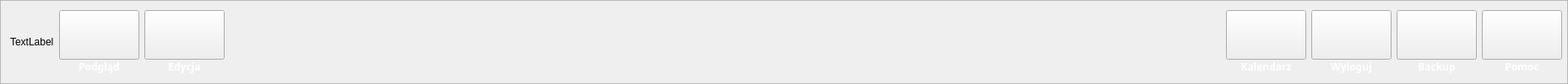
     <widget class="QFrame" name="topFrame">
      <property name="enabled">
       <bool>true</bool>
      </property>
      <property name="sizePolicy">
       <sizepolicy hsizetype="Preferred" vsizetype="Preferred">
        <horstretch>0</horstretch>
        <verstretch>0</verstretch>
       </sizepolicy>
      </property>
      <property name="minimumSize">
       <size>
        <width>0</width>
        <height>0</height>
       </size>
      </property>
      <property name="baseSize">
       <size>
        <width>0</width>
        <height>0</height>
       </size>
      </property>
      <property name="styleSheet">
       <string notr="true">#topFrame {
border: none;
background: qlineargradient(x1: 0, y1: 0, x2: 0, y2: 1,
stop: 0 #a6a6a6, stop: 0.08 #7f7f7f,
stop: 0.39999 #717171, stop: 0.4 #626262,
stop: 0.9 #4c4c4c, stop: 1 #333333);
}

#topFrame QPushButton {
color: #333;
border: 2px solid #555;
border-radius: 11px;
padding: 5px;
background: qradialgradient(cx: 0.3, cy: -0.4,
fx: 0.3, fy: -0.4,
radius: 1.35, stop: 0 #fff, stop: 1 #888);
}

#topFrame QPushButton:hover {
background: qradialgradient(cx: 0.3, cy: -0.4,
fx: 0.3, fy: -0.4,
radius: 1.35, stop: 0 #fff, stop: 1 #bbb);
}

#topFrame QPushButton:pressed {
background: qradialgradient(cx: 0.4, cy: -0.1,
fx: 0.4, fy: -0.1,
radius: 1.35, stop: 0 #fff, stop: 1 #ddd);
}</string>
      </property>
      <property name="frameShape">
       <enum>QFrame::StyledPanel</enum>
      </property>
      <property name="frameShadow">
       <enum>QFrame::Raised</enum>
      </property>
      <layout class="QHBoxLayout" name="horizontalLayout" stretch="0,3,10,10">
       <property name="spacing">
        <number>6</number>
       </property>
       <property name="rightMargin">
        <number>0</number>
       </property>
       <item>
        <widget class="QLabel" name="logo_label">
         <property name="sizePolicy">
          <sizepolicy hsizetype="Minimum" vsizetype="Minimum">
           <horstretch>0</horstretch>
           <verstretch>0</verstretch>
          </sizepolicy>
         </property>
         <property name="text">
          <string>TextLabel</string>
         </property>
        </widget>
       </item>
       <item>
        <layout class="QGridLayout" name="gridLayout" rowstretch="2,0" columnstretch="0,0">
         <property name="sizeConstraint">
          <enum>QLayout::SetDefaultConstraint</enum>
         </property>
         <property name="horizontalSpacing">
          <number>6</number>
         </property>
         <property name="verticalSpacing">
          <number>0</number>
         </property>
         <item row="1" column="0">
          <widget class="QLabel" name="label">
           <property name="font">
            <font>
             <family>Calibri Light</family>
             <pointsize>9</pointsize>
             <weight>75</weight>
             <bold>true</bold>
            </font>
           </property>
           <property name="text">
            <string>&lt;html&gt;&lt;head/&gt;&lt;body&gt;&lt;p&gt;&lt;span style=&quot; color:#ffffff;&quot;&gt;Podgląd&lt;/span&gt;&lt;/p&gt;&lt;/body&gt;&lt;/html&gt;</string>
           </property>
           <property name="alignment">
            <set>Qt::AlignCenter</set>
           </property>
          </widget>
         </item>
         <item row="0" column="0">
          <widget class="QPushButton" name="Viewbutton">
           <property name="sizePolicy">
            <sizepolicy hsizetype="Minimum" vsizetype="Fixed">
             <horstretch>1</horstretch>
             <verstretch>0</verstretch>
            </sizepolicy>
           </property>
           <property name="minimumSize">
            <size>
             <width>75</width>
             <height>55</height>
            </size>
           </property>
           <property name="maximumSize">
            <size>
             <width>95</width>
             <height>75</height>
            </size>
           </property>
           <property name="baseSize">
            <size>
             <width>90</width>
             <height>75</height>
            </size>
           </property>
           <property name="text">
            <string/>
           </property>
          </widget>
         </item>
         <item row="0" column="1">
          <widget class="QPushButton" name="Add_Removebutton">
           <property name="minimumSize">
            <size>
             <width>75</width>
             <height>55</height>
            </size>
           </property>
           <property name="maximumSize">
            <size>
             <width>95</width>
             <height>75</height>
            </size>
           </property>
           <property name="text">
            <string/>
           </property>
          </widget>
         </item>
         <item row="1" column="1">
          <widget class="QLabel" name="label_4">
           <property name="font">
            <font>
             <family>Calibri Light</family>
             <pointsize>9</pointsize>
             <weight>75</weight>
             <bold>true</bold>
            </font>
           </property>
           <property name="text">
            <string>&lt;html&gt;&lt;head/&gt;&lt;body&gt;&lt;p&gt;&lt;span style=&quot; color:#ffffff;&quot;&gt;Edycja&lt;/span&gt;&lt;/p&gt;&lt;/body&gt;&lt;/html&gt;</string>
           </property>
           <property name="alignment">
            <set>Qt::AlignCenter</set>
           </property>
          </widget>
         </item>
        </layout>
       </item>
       <item>
        <spacer name="horizontalSpacer">
         <property name="orientation">
          <enum>Qt::Horizontal</enum>
         </property>
         <property name="sizeType">
          <enum>QSizePolicy::Maximum</enum>
         </property>
         <property name="sizeHint" stdset="0">
          <size>
           <width>1300</width>
           <height>20</height>
          </size>
         </property>
        </spacer>
       </item>
       <item>
        <layout class="QGridLayout" name="gridLayout_2" rowstretch="2,0" columnstretch="0,0,0,0">
         <property name="sizeConstraint">
          <enum>QLayout::SetDefaultConstraint</enum>
         </property>
         <property name="leftMargin">
          <number>0</number>
         </property>
         <property name="rightMargin">
          <number>6</number>
         </property>
         <property name="horizontalSpacing">
          <number>6</number>
         </property>
         <property name="verticalSpacing">
          <number>0</number>
         </property>
         <item row="0" column="3">
          <widget class="QPushButton" name="Helpbutton">
           <property name="minimumSize">
            <size>
             <width>75</width>
             <height>55</height>
            </size>
           </property>
           <property name="maximumSize">
            <size>
             <width>95</width>
             <height>75</height>
            </size>
           </property>
           <property name="baseSize">
            <size>
             <width>95</width>
             <height>75</height>
            </size>
           </property>
           <property name="text">
            <string/>
           </property>
          </widget>
         </item>
         <item row="0" column="1">
          <widget class="QPushButton" name="Logoutbutton">
           <property name="minimumSize">
            <size>
             <width>75</width>
             <height>55</height>
            </size>
           </property>
           <property name="maximumSize">
            <size>
             <width>95</width>
             <height>75</height>
            </size>
           </property>
           <property name="text">
            <string/>
           </property>
          </widget>
         </item>
         <item row="0" column="0">
          <widget class="QPushButton" name="Calendarbutton">
           <property name="minimumSize">
            <size>
             <width>75</width>
             <height>55</height>
            </size>
           </property>
           <property name="maximumSize">
            <size>
             <width>95</width>
             <height>75</height>
            </size>
           </property>
           <property name="text">
            <string/>
           </property>
          </widget>
         </item>
         <item row="1" column="1">
          <widget class="QLabel" name="label_7">
           <property name="font">
            <font>
             <family>Calibri Light</family>
             <pointsize>9</pointsize>
             <weight>75</weight>
             <bold>true</bold>
            </font>
           </property>
           <property name="text">
            <string>&lt;html&gt;&lt;head/&gt;&lt;body&gt;&lt;p&gt;&lt;span style=&quot; color:#ffffff;&quot;&gt;Wyloguj&lt;/span&gt;&lt;/p&gt;&lt;/body&gt;&lt;/html&gt;</string>
           </property>
           <property name="alignment">
            <set>Qt::AlignCenter</set>
           </property>
          </widget>
         </item>
         <item row="1" column="3">
          <widget class="QLabel" name="label_8">
           <property name="font">
            <font>
             <family>Calibri Light</family>
             <pointsize>9</pointsize>
             <weight>75</weight>
             <bold>true</bold>
            </font>
           </property>
           <property name="text">
            <string>&lt;html&gt;&lt;head/&gt;&lt;body&gt;&lt;p&gt;&lt;span style=&quot; color:#ffffff;&quot;&gt;Pomoc&lt;/span&gt;&lt;/p&gt;&lt;/body&gt;&lt;/html&gt;</string>
           </property>
           <property name="alignment">
            <set>Qt::AlignCenter</set>
           </property>
          </widget>
         </item>
         <item row="1" column="0">
          <widget class="QLabel" name="label_5">
           <property name="font">
            <font>
             <family>Calibri Light</family>
             <pointsize>9</pointsize>
             <weight>75</weight>
             <bold>true</bold>
            </font>
           </property>
           <property name="text">
            <string>&lt;html&gt;&lt;head/&gt;&lt;body&gt;&lt;p&gt;&lt;span style=&quot; color:#ffffff;&quot;&gt;Kalendarz&lt;/span&gt;&lt;/p&gt;&lt;/body&gt;&lt;/html&gt;</string>
           </property>
           <property name="alignment">
            <set>Qt::AlignCenter</set>
           </property>
          </widget>
         </item>
         <item row="0" column="2">
          <widget class="QPushButton" name="Backupbutton">
           <property name="minimumSize">
            <size>
             <width>75</width>
             <height>55</height>
            </size>
           </property>
           <property name="maximumSize">
            <size>
             <width>95</width>
             <height>75</height>
            </size>
           </property>
           <property name="text">
            <string/>
           </property>
          </widget>
         </item>
         <item row="1" column="2">
          <widget class="QLabel" name="label_10">
           <property name="font">
            <font>
             <family>Calibri Light</family>
             <pointsize>9</pointsize>
             <weight>75</weight>
             <bold>true</bold>
            </font>
           </property>
           <property name="text">
            <string>&lt;html&gt;&lt;head/&gt;&lt;body&gt;&lt;p&gt;&lt;span style=&quot; color:#ffffff;&quot;&gt;Backup&lt;/span&gt;&lt;/p&gt;&lt;/body&gt;&lt;/html&gt;</string>
           </property>
           <property name="alignment">
            <set>Qt::AlignCenter</set>
           </property>
          </widget>
         </item>
        </layout>
       </item>
      </layout>
     </widget>
